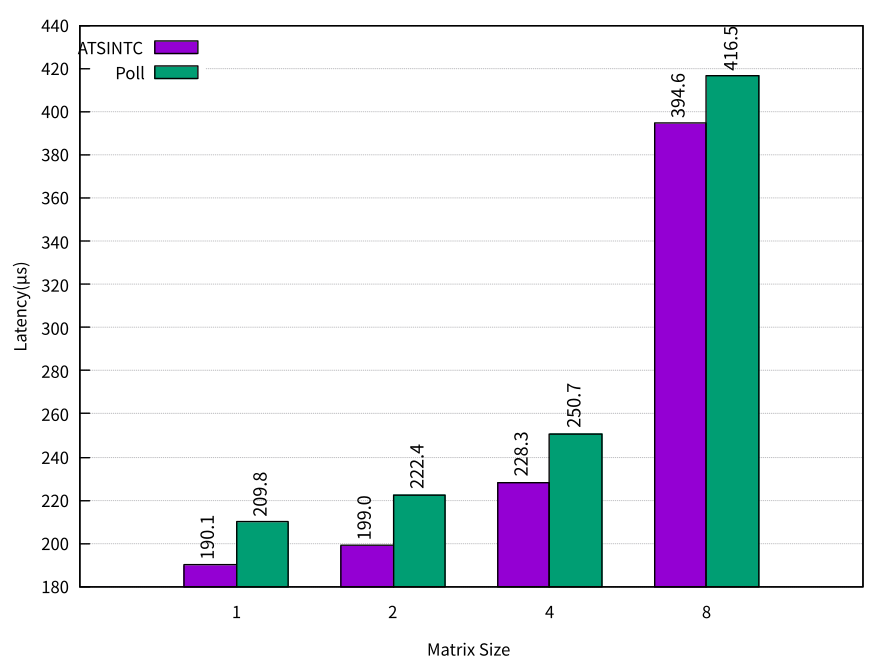

Source code (gnuplot):

fontSpec(s) = sprintf("Times-Roman, %d", s)
fn(v) = sprintf("%.1f", v)

set style histogram clustered gap 1
set style data histograms
set key left top
set xtics nomirror
set ytics nomirror
set grid ytics
set grid linetype 0
set boxwidth 1.0
set xtics 0,6,1
set yrange [180:440]
set ytics 20
set xtics ("1" 0, "2" 1, "4" 2, "8" 3)
set xlabel "Matrix Size"
set ylabel 'Latency({/symbol \155}s)'


datafile1 = 'netstack_workload.dat'

plot \
    for [COL=2:3] datafile1 using COL title columnheader fs fill solid 1 border -1, \
    datafile1 u ($0-1-1./6):2:(fn($2)) w labels font fontSpec(10) right rot by 90 offset char -0.5, 2.0 t '' axis x1y1, \
    datafile1 u ($0-1+1./6):3:(fn($3)) w labels font fontSpec(10) right rot by 90 offset char -0.5, 2.0 t '' axis x1y1
